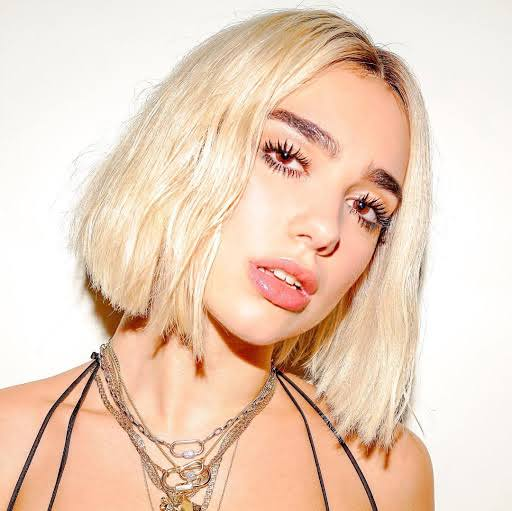
#> input picture 2P/1. Ecualizador/imagenes/dualipa.jpg, 512 x 511 px
$ python 7SW-IA-Ecualizador.py
#> lines starting #> are read from the running program, lines starting #| are printed output that depends on the picture
import cv2
import numpy as np
from matplotlib import pyplot as plt
from matplotlib.widgets import Slider


def leer_imagen(ruta):
#> called with ruta = 'imagenes/dualipa.jpg'
    try:
        imagen_bgr = cv2.imread(ruta, cv2.IMREAD_COLOR)
#> imagen_bgr is the input picture: shape (511, 512, 3); mean B, G, R 189.2, 209, 235.4
        if imagen_bgr is None:
            raise FileNotFoundError(f"No se pudo cargar la imagen en {ruta}")
        return cv2.cvtColor(imagen_bgr, cv2.COLOR_BGR2RGB)
    except Exception as e:
        print(f"Error al leer la imagen: {e}")
        return None


def mostrar_histograma(imagen, axes, canal, titulo=None):
    axes.cla()

    if canal == "rgb":
        canales = cv2.split(imagen)
        colores = ('red', 'green', 'blue')
        for canal, color in zip(canales, colores):
            axes.hist(canal.ravel(), bins=256, color=color,
                      alpha=0.7, label=f'{color.capitalize()}')
        axes.set_title(titulo)
    else:
        axes.hist(
            imagen.ravel(), bins=256, color=canal, alpha=0.7, label=titulo)
        axes.set_title(titulo)


def actualizar_imagen_mostrar_histograma(val):
    # Obtener el ajuste del slider
    ajuste_rojo = int(slider_rojo.val)
    ajuste_verde = int(slider_verde.val)
    ajuste_azul = int(slider_azul.val)

    # Sumar el ajuste al canal rojo y recortar los valores en el rango [0, 255]
    canal_rojo_modificado = cv2.add(canal_rojo, ajuste_rojo)
    canal_verde_modificado = cv2.add(canal_verde, ajuste_verde)
    canal_azul_modificado = cv2.add(canal_azul, ajuste_azul)

    # Modificar la imagen resultante
    imagen_resultante = cv2.merge(
        [canal_rojo_modificado, canal_verde_modificado, canal_azul_modificado])

    # Actualizar la imagen en el gráfico
    axs[4, 0].images[0].set_data(imagen_resultante)
    axs[4, 1].images[0].set_data(canal_rojo_modificado)
    axs[4, 2].images[0].set_data(canal_verde_modificado)
    axs[4, 3].images[0].set_data(canal_azul_modificado)

    # Actualizar los mostrar_histogramas
    mostrar_histograma(imagen_resultante, axs[3, 0], "rgb")
    mostrar_histograma(canal_rojo_modificado, axs[3, 1], "r")
    mostrar_histograma(canal_verde_modificado, axs[3, 2], "g")
    mostrar_histograma(canal_azul_modificado, axs[3, 3], "b")

    # Actualizar la figura
    fig.canvas.draw_idle()


try:
    imagen_rgb = leer_imagen('imagenes/dualipa.jpg')

    if imagen_rgb is not None:
        # Separar los canales RGB
        canal_rojo, canal_verde, canal_azul = cv2.split(imagen_rgb)
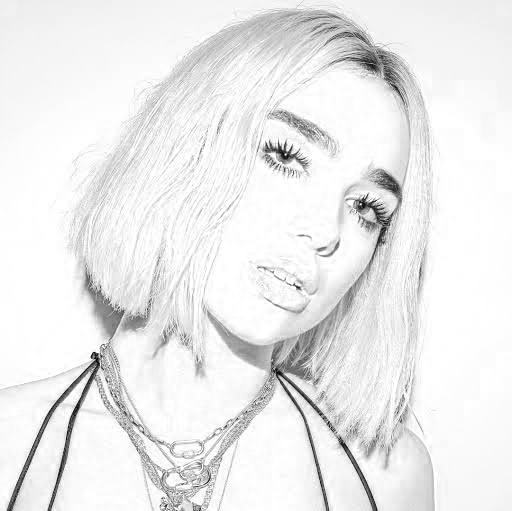
#> canal_rojo: shape (511, 512); min 0, max 255, mean 235.4
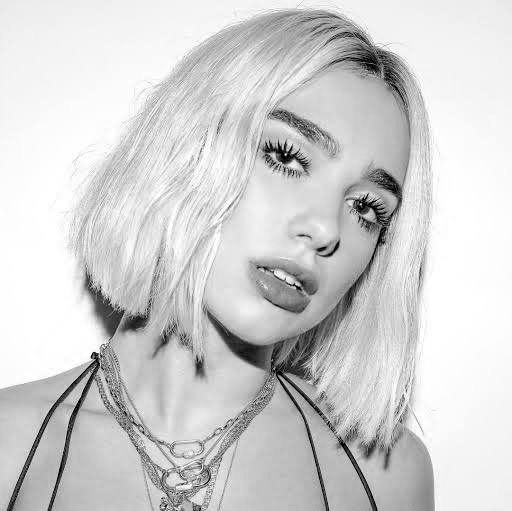
#> canal_verde: shape (511, 512); min 0, max 255, mean 209
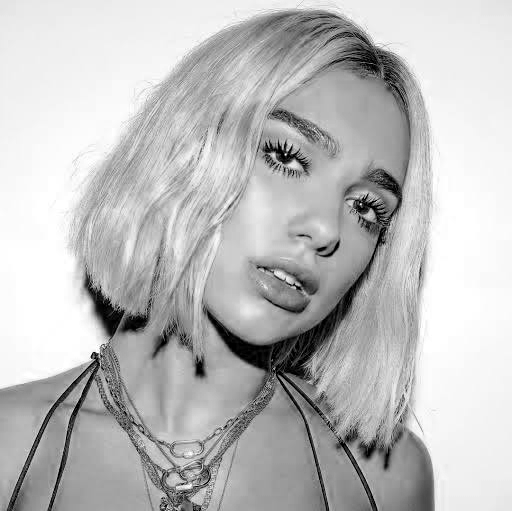
#> canal_azul: shape (511, 512); min 0, max 255, mean 189.2

        # Crear una figura y ejes
        fig, axs = plt.subplots(5, 4, figsize=(10, 8))

        # Ocultar ejes para la imagen y el mostrar_histograma
        for ax in axs.flat:
            ax.label_outer()

        # Mostrar la imagenes y su mostrar_histograma sin modificar
        axs[0, 0].imshow(imagen_rgb)
        axs[0, 0].axis('off')
        mostrar_histograma(imagen_rgb, axs[1, 0], "rgb")
#> the loop in mostrar_histograma, `for canal, color in zip(canales, colores):` made 3 passes
#> color on passes 1 to 3: 'red', 'green', 'blue'

        axs[0, 1].imshow(canal_rojo, cmap='gray')
        axs[0, 1].axis('off')
        mostrar_histograma(canal_rojo, axs[1, 1], "r")

        axs[0, 2].imshow(canal_verde, cmap='gray')
        axs[0, 2].axis('off')
        mostrar_histograma(canal_verde, axs[1, 2], "g")

        axs[0, 3].imshow(canal_azul, cmap='gray')
        axs[0, 3].axis('off')
        mostrar_histograma(canal_azul, axs[1, 3], "b")

        # Eliminar los axs vacíos
        for ax in axs[2]:
            ax.remove()

        # Mostrar la imagen resultantes con su mostrar_histograma (modificados)
        axs[4, 0].imshow(imagen_rgb)
        axs[4, 0].axis('off')
        mostrar_histograma(imagen_rgb, axs[3, 0], "rgb")

        axs[4, 1].imshow(canal_rojo, cmap='gray')
        axs[4, 1].axis('off')
        mostrar_histograma(canal_rojo, axs[3, 1], "r")

        axs[4, 2].imshow(canal_verde, cmap='gray')
        axs[4, 2].axis('off')
        mostrar_histograma(canal_verde, axs[3, 2], "g")

        axs[4, 3].imshow(canal_azul, cmap='gray')
        axs[4, 3].axis('off')
        mostrar_histograma(canal_azul, axs[3, 3], "b")

        # Definir los límites de los sliders
        slider_min = -255
        slider_max = 255
        slider_step = 1

        # Definir la posición y el tamaño de los sliders para que estén centrados vertical y horizontalmente
        slider_width = 0.2
        slider_height = 0.03
        slider_padding = 0.05
        slider_start_y = 0.5
        slider_start_x = (1 - (slider_width * 3 + slider_padding * 2)) / 2

        slider_ax_rojo = fig.add_axes(
            [slider_start_x, slider_start_y, slider_width, slider_height])
        slider_ax_verde = fig.add_axes(
            [slider_start_x + slider_width + slider_padding, slider_start_y, slider_width, slider_height])
        slider_ax_azul = fig.add_axes(
            [slider_start_x + 2 * (slider_width + slider_padding), slider_start_y, slider_width, slider_height])

        # Crear los sliders en las posiciones especificadas
        slider_rojo = Slider(slider_ax_rojo, '', slider_min,
                             slider_max, valinit=0, valstep=slider_step)
        slider_verde = Slider(slider_ax_verde, '', slider_min,
                              slider_max, valinit=0, valstep=slider_step)
        slider_azul = Slider(slider_ax_azul, '', slider_min,
                             slider_max, valinit=0, valstep=slider_step)

        # Conectar el slider con la función de actualización
        slider_rojo.on_changed(actualizar_imagen_mostrar_histograma)
        slider_verde.on_changed(actualizar_imagen_mostrar_histograma)
        slider_azul.on_changed(actualizar_imagen_mostrar_histograma)

        # Mostrar la ventana interactiva
        plt.show()
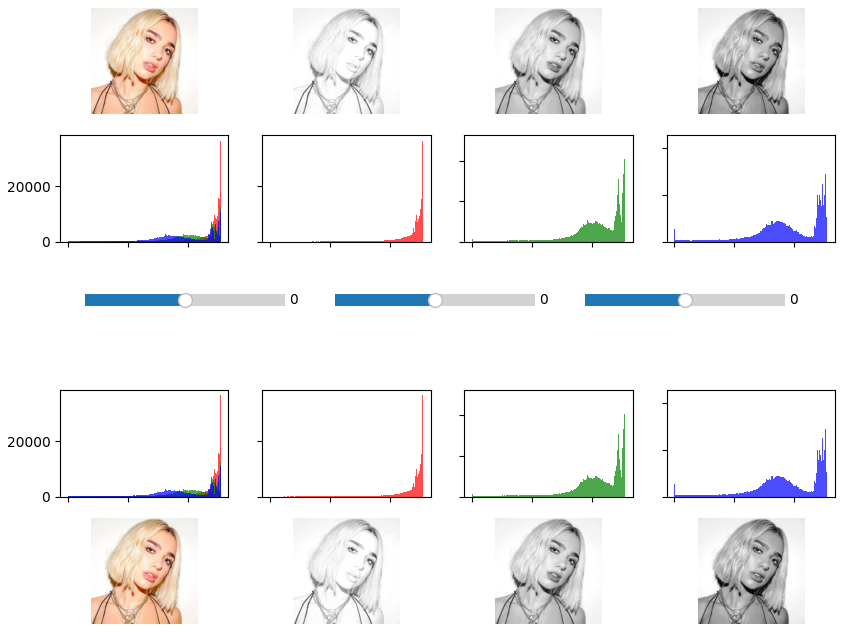
#> figure drawn by matplotlib, 19 panels

except Exception as e:
    print(f"Error: {e}")
